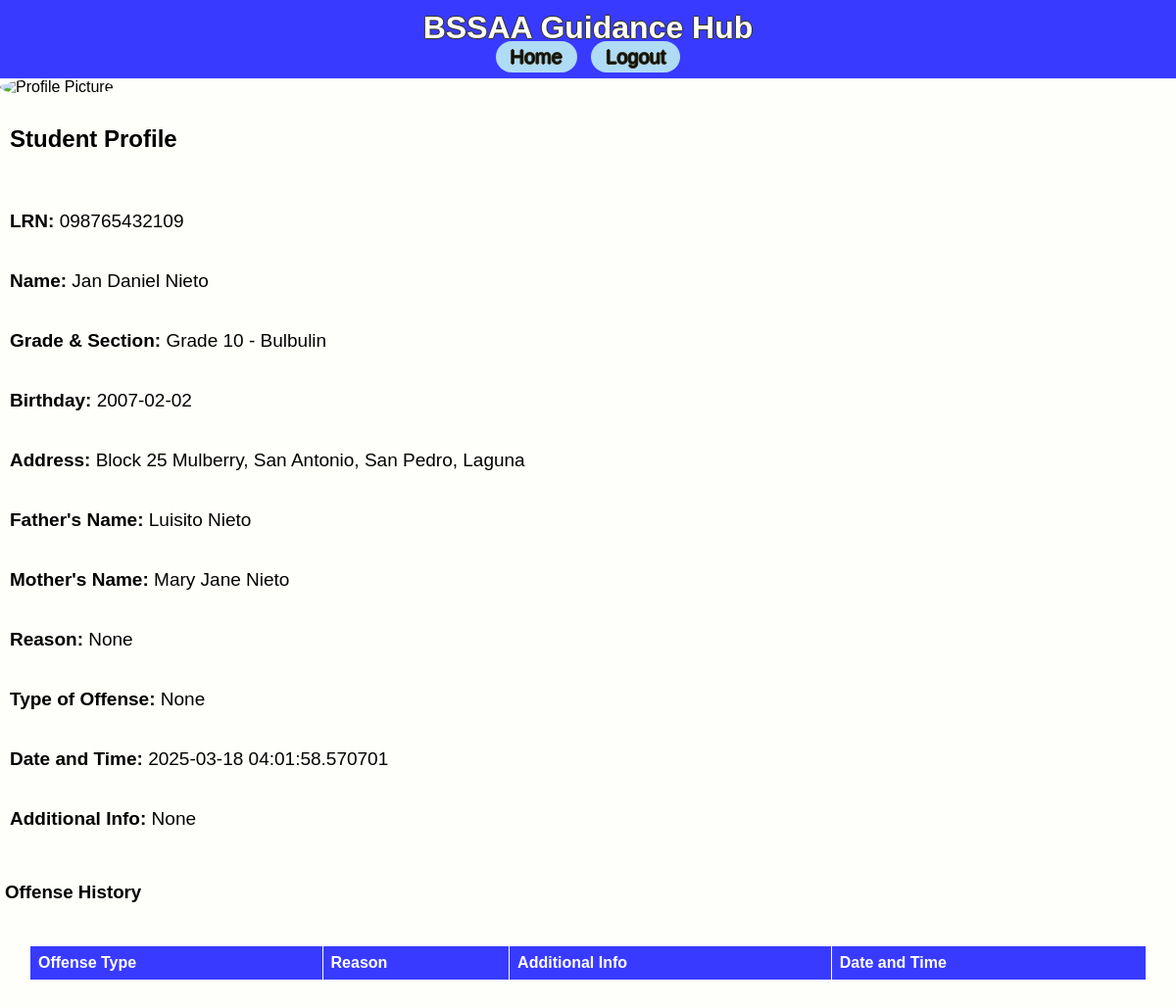
The app's page /view_profile/1 with its own data.
### app/models.py (models this page shows)
class StudentRecord(db.Model):
    id = db.Column(db.Integer, primary_key=True)
    lrn = db.Column(db.String(12), nullable=False, unique=True)
    name = db.Column(db.String(100), nullable=False)
    grade_section = db.Column(db.String(50), nullable=False)
    birthdate = db.Column(db.Date, nullable=False)
    age = db.Column(db.Integer, nullable=False)
    mother_tongue = db.Column(db.String(50), nullable=False)
    ethnic_group = db.Column(db.String(50), nullable=True)
    religion = db.Column(db.String(50), nullable=False)
    address_house_no = db.Column(db.String(100), nullable=False)
    address_barangay = db.Column(db.String(100), nullable=False)
    address_city = db.Column(db.String(100), nullable=False)
    address_province = db.Column(db.String(100), nullable=False)
    mother_name = db.Column(db.String(100), nullable=False)
    father_name = db.Column(db.String(100), nullable=False)
    guardian_name = db.Column(db.String(100), nullable=True)
    contact_number = db.Column(db.String(15), nullable=True)
    reason = db.Column(db.String(200), nullable=True)
    type_of_offense = db.Column(db.String(100), nullable=True)
    date_time = db.Column(db.DateTime, default=datetime.utcnow)
    additional_info = db.Column(db.Text, nullable=True)
    offenses = db.relationship('OffenseRecord', backref='student', lazy=True)

### app/routes.py (the view)
@main.route('/view_profile/<int:student_id>')
def view_profile(student_id):
    student = StudentRecord.query.get_or_404(student_id)
    offenses = OffenseRecord.query.filter_by(student_id=student_id).all()
    return render_template('profile.html', student=student, offenses=offenses)

### app/templates/profile.html (shortened to what this page needs)
{% extends 'base.html' %}
{% block content %}
<div class="profile-picture">
    <img src="{{ url_for('static', filename='images/profile_placeholder.png') }}" alt="Profile Picture">
</div>
<h2>Student Profile</h2>
<div class="profile-container">
    <div class="profile-details">
        <p><strong>LRN:</strong> {{ student.lrn }}</p>
        <p><strong>Name:</strong> {{ student.name }}</p>
        <p><strong>Grade & Section:</strong> {{ student.grade_section }}</p>
        <p><strong>Birthday:</strong> {{ student.birthdate }}</p>
        <p><strong>Address:</strong> {{ student.address_house_no }}, {{ student.address_barangay }}, {{ student.address_city }}, {{ student.address_province }}</p>
        <p><strong>Father's Name:</strong> {{ student.father_name }}</p>
        <p><strong>Mother's Name:</strong> {{ student.mother_name }}</p>
        <p><strong>Reason:</strong> {{ student.reason }}</p>
        <p><strong>Type of Offense:</strong> {{ student.type_of_offense }}</p>
        <p><strong>Date and Time:</strong> {{ student.date_time }}</p>
        <p><strong>Additional Info:</strong> {{ student.additional_info }}</p>
    </div>
</div>
<h3>Offense History</h3>
<table>
    <tr>
        <th>Offense Type</th>
        <th>Reason</th>
        <th>Additional Info</th>
        <th>Date and Time</th>
    </tr>
</table>
{% endblock %}

### app/static/css/styles.css (style rules this page uses)
body { font-family: Arial, Helvetica, sans-serif; margin: 0; padding: 0; background-color: #f4f4f4; display: flex; flex-direction: column; min-height: 100vh; background-color: #FEFEFA; height: 100%; }
p { font-family: Verdana, Geneva, Tahoma, sans-serif; padding: 10px; font-size: 19px; }
h2 { padding: 10px; }
table { border: 1px solid #000000; width: 95%; border-collapse: collapse; margin: 20px 0; position: absolute; left: 30px; }
table th, table td { border: 1px solid #ffffff; text-align: left; padding: 8px; }
table th { background-color: #383bff; color: white; }
h3 { padding: 5px; }
.profile-container { display: flex; align-items: center; margin-top: 20px; }
.profile-picture { margin-right: 20px; }
.profile-picture img { width: 150px; height: 150px; border-radius: 50%; }
.profile-details { font-size: 16px; }

### records on screen
StudentRecord: lrn "098765432109", name "Jan Daniel Nieto", grade_section "Grade 10 - Bulbulin", birthdate "2007-02-02", address_house_no "Block 25 Mulberry", address_barangay "San Antonio", address_city "San Pedro", address_province "Laguna", father_name "Luisito Nieto", mother_name "Mary Jane Nieto", reason "None", type_of_offense "None", date_time "2025-03-18 04:01:58.570701", additional_info "None"
